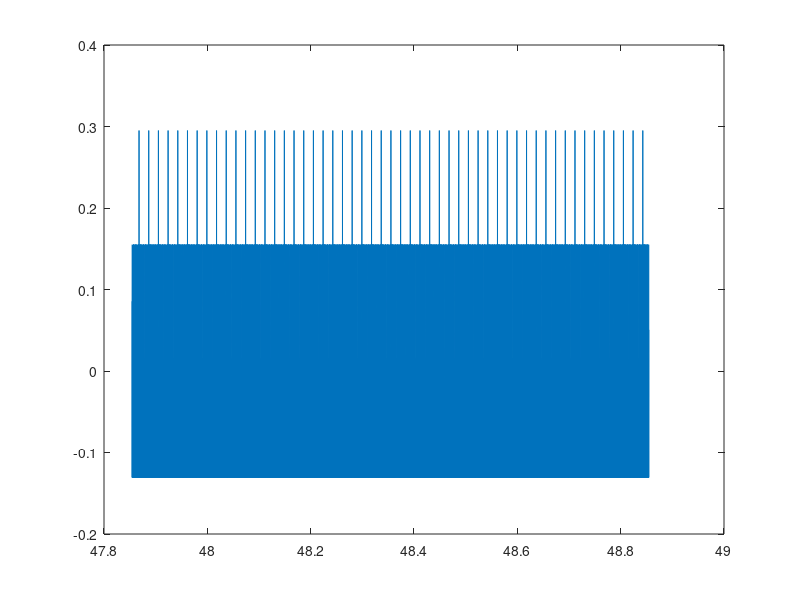

This figure's MATLAB source:

fs= 8000;
tonef= fopen('t.txt','r');
tone= fread(tonef,'int16'); 
tonet= linspace(0,length(tone)/fs, length(tone));
% message length = 256bytes
tone= 2*(tone-mean(tone))/max(abs(tone));
figure(9);
plot(tonet(end/2:end/2+fs), tone(end/2:end/2+fs));
